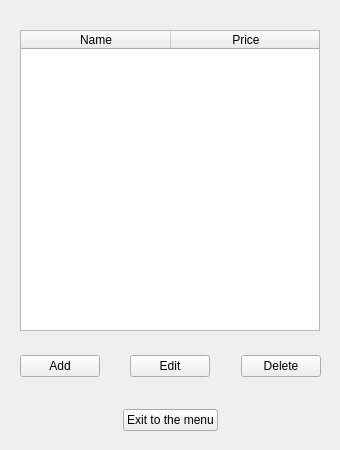
<?xml version="1.0" encoding="UTF-8"?>
<ui version="4.0">
 <class>ProductDatabaseWindow</class>
 <widget class="QWidget" name="ProductDatabaseWindow">
  <property name="geometry">
   <rect>
    <x>0</x>
    <y>0</y>
    <width>340</width>
    <height>450</height>
   </rect>
  </property>
  <property name="windowTitle">
   <string>Product Database</string>
  </property>
  <widget class="QTableWidget" name="data_table">
   <property name="geometry">
    <rect>
     <x>20</x>
     <y>30</y>
     <width>300</width>
     <height>301</height>
    </rect>
   </property>
   <property name="maximumSize">
    <size>
     <width>541</width>
     <height>16777215</height>
    </size>
   </property>
   <property name="verticalScrollBarPolicy">
    <enum>Qt::ScrollBarAsNeeded</enum>
   </property>
   <property name="horizontalScrollBarPolicy">
    <enum>Qt::ScrollBarAlwaysOff</enum>
   </property>
   <property name="sortingEnabled">
    <bool>true</bool>
   </property>
   <attribute name="horizontalHeaderVisible">
    <bool>true</bool>
   </attribute>
   <attribute name="horizontalHeaderCascadingSectionResizes">
    <bool>false</bool>
   </attribute>
   <attribute name="horizontalHeaderDefaultSectionSize">
    <number>150</number>
   </attribute>
   <column>
    <property name="text">
     <string>Name</string>
    </property>
   </column>
   <column>
    <property name="text">
     <string>Price</string>
    </property>
   </column>
  </widget>
  <widget class="QWidget" name="horizontalLayoutWidget">
   <property name="geometry">
    <rect>
     <x>20</x>
     <y>350</y>
     <width>301</width>
     <height>32</height>
    </rect>
   </property>
   <layout class="QHBoxLayout" name="horizontalLayout">
    <item>
     <widget class="QPushButton" name="add_btn">
      <property name="text">
       <string>Add</string>
      </property>
     </widget>
    </item>
    <item>
     <spacer name="horizontalSpacer">
      <property name="orientation">
       <enum>Qt::Horizontal</enum>
      </property>
      <property name="sizeHint" stdset="0">
       <size>
        <width>40</width>
        <height>20</height>
       </size>
      </property>
     </spacer>
    </item>
    <item>
     <widget class="QPushButton" name="edit_btn">
      <property name="text">
       <string>Edit</string>
      </property>
     </widget>
    </item>
    <item>
     <spacer name="horizontalSpacer_4">
      <property name="orientation">
       <enum>Qt::Horizontal</enum>
      </property>
      <property name="sizeHint" stdset="0">
       <size>
        <width>40</width>
        <height>20</height>
       </size>
      </property>
     </spacer>
    </item>
    <item>
     <widget class="QPushButton" name="delete_2">
      <property name="text">
       <string>Delete</string>
      </property>
     </widget>
    </item>
   </layout>
  </widget>
  <widget class="QWidget" name="horizontalLayoutWidget_2">
   <property name="geometry">
    <rect>
     <x>0</x>
     <y>400</y>
     <width>341</width>
     <height>41</height>
    </rect>
   </property>
   <layout class="QHBoxLayout" name="horizontalLayout_2">
    <item>
     <spacer name="horizontalSpacer_2">
      <property name="orientation">
       <enum>Qt::Horizontal</enum>
      </property>
      <property name="sizeHint" stdset="0">
       <size>
        <width>40</width>
        <height>20</height>
       </size>
      </property>
     </spacer>
    </item>
    <item>
     <widget class="QPushButton" name="exit_btn">
      <property name="text">
       <string>Exit to the menu</string>
      </property>
     </widget>
    </item>
    <item>
     <spacer name="horizontalSpacer_3">
      <property name="orientation">
       <enum>Qt::Horizontal</enum>
      </property>
      <property name="sizeHint" stdset="0">
       <size>
        <width>40</width>
        <height>20</height>
       </size>
      </property>
     </spacer>
    </item>
   </layout>
  </widget>
 </widget>
 <resources/>
 <connections/>
</ui>
